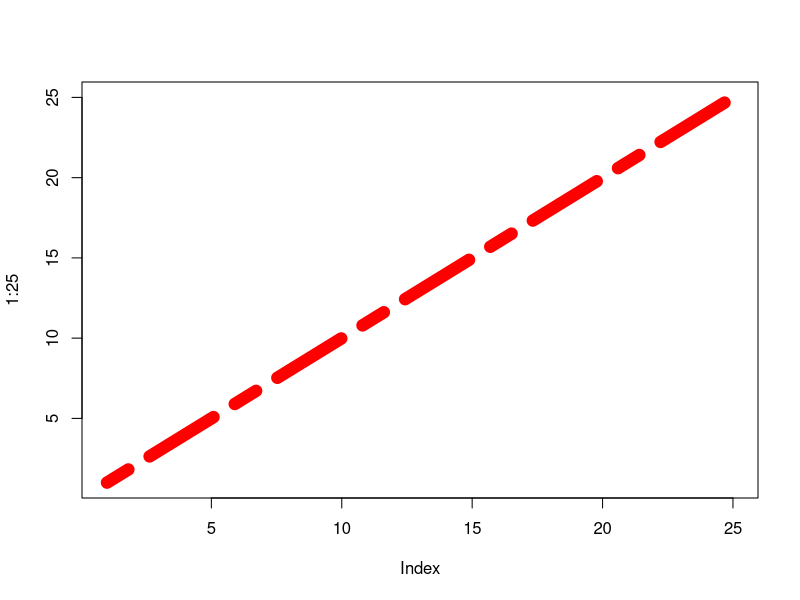
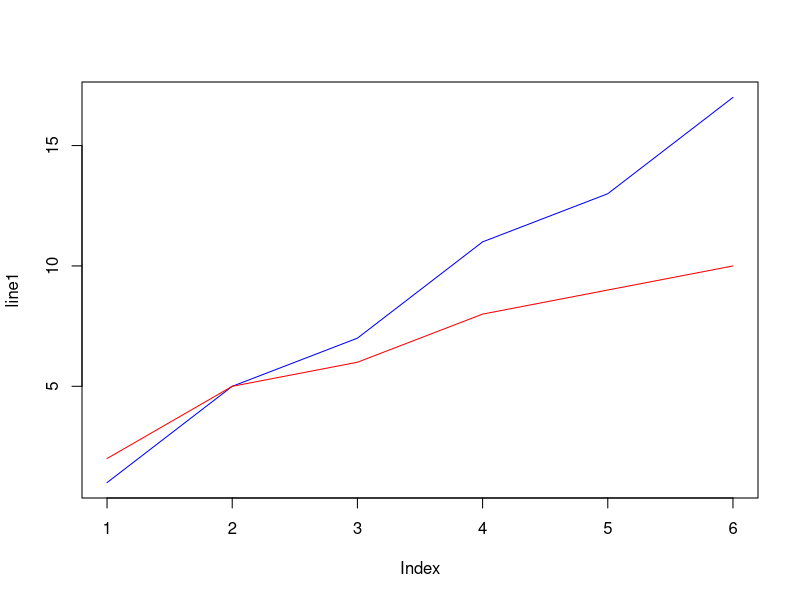

Source code (R) for these figures, in order:
plot(1:25, type="l", col="red" ,lwd=12, lty=6)  
#   from-to  type    color     line width  lty[0-6]: line style 

#Line Style : 

# 0 removes the line
# 1 displays a solid line
# 2 displays a dashed line
# 3 displays a dotted line
# 4 displays a "dot dashed" line
# 5 displays a "long dashed" line
# 6 displays a "two dashed" line


# MULTIPLE LINES
line1 <- c(1,5,7,11,13,17)
line2 <- c(2,5,6,8,9,10)

plot(line1, type = "l", col = "blue")
lines(line2, type="l", col = "red") 
